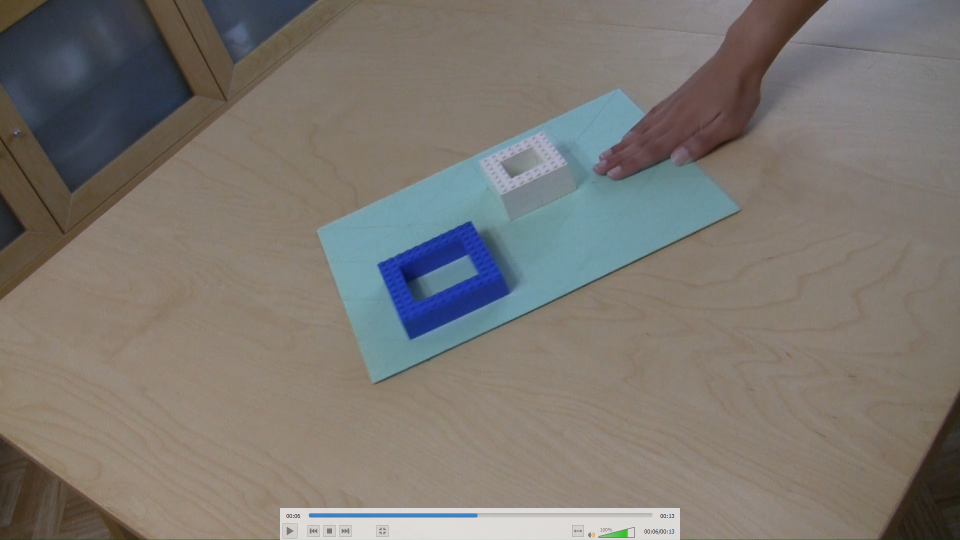
%> input picture editing/tst/Capture1.png, 1920 x 1080 px (shown at 1/2 size)
$ octave testReplaceContent.m   (GNU Octave 9; MATLAB toolbox functions it lacks are replaced by stand-ins)
%> lines starting %> are read from the running program, lines starting %| are printed output that depends on the picture; in (x1, y1, x2, y2) boxes, pixels count from 0 and x2, y2 are one past the last pixel; in counts of white or black regions, pixels touching at a corner belong together; the program's own positions count from 1
%> further down, frame is the input picture: size 1080x1920x3 uint8; mean R, G, B 123.8, 118.9, 112.9
### editing/findHandMask.m
function mask = findHandMask(frame)
%FINDHANDMASK Summary of this function goes here
%   Detailed explanation goes here

    YCbCr = rgb2ycbcr(frame);
%> YCbCr: size 1080x1920x3 uint8; mean of channels 1, 2, 3 118.8, 124.7, 130.6
    Cr = YCbCr(:, :, 3);
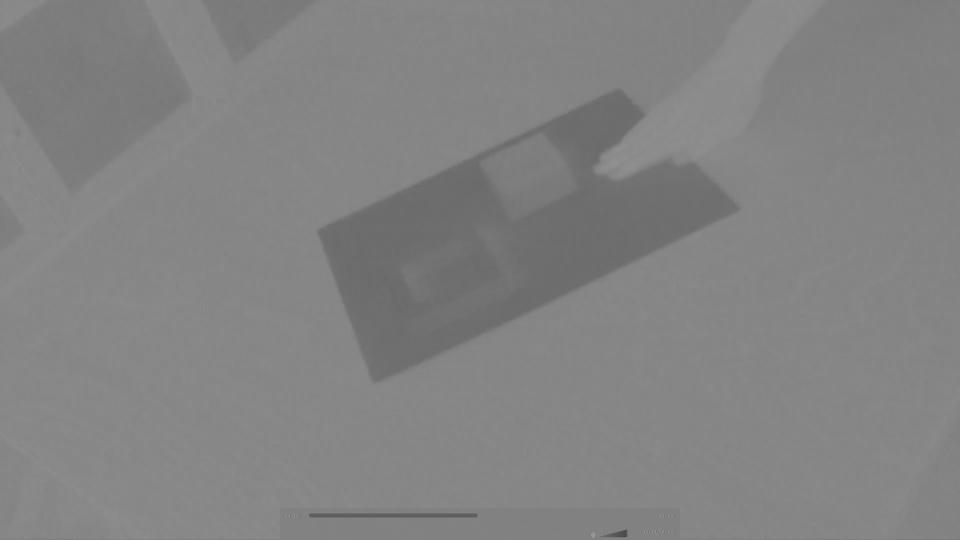
%> Cr: size 1080x1920 uint8 (shown at 1/2 size); min 73, max 175, mean 130.6

    mask = double(Cr > 123);
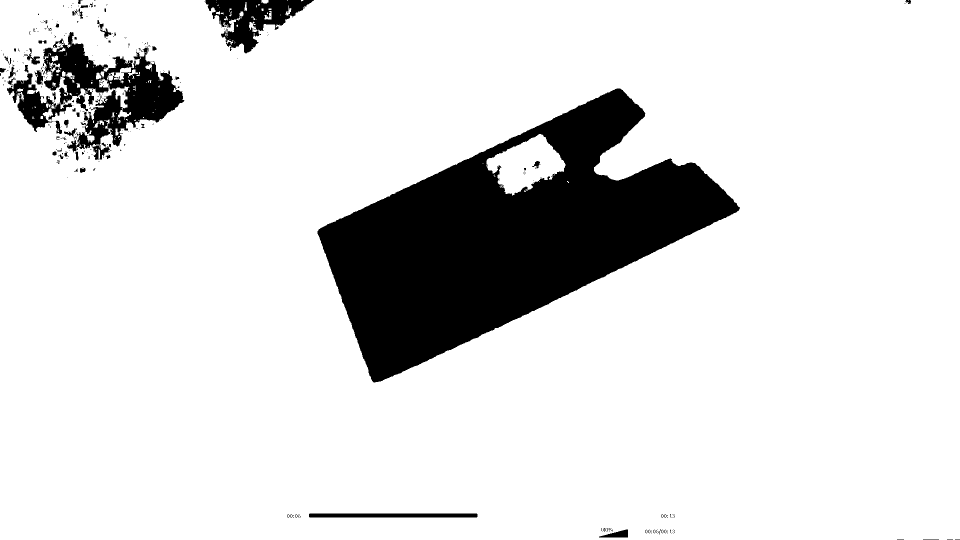
%> mask: size 1080x1920 double (shown at 1/2 size); values 0 (black) and 1 (white), 86.9% white; 330 black regions (280 under 20 px), largest, box (x1, y1, x2, y2) and area: (635, 177, 1480, 765) 221521, (14, 64, 368, 320) 31648, (411, 0, 628, 107) 10229

end

### editing/deterH.m
function H = deterH(cornersSrc, cornersDest)
%> called with cornersSrc = [1 1 320 320; 1 320 320 1]
%DETERH D閠ermine la transformation H
%   H est la transformation qui pour chaque coordon閑 dans l'image source
%   donne sa coordon閑 dans l'image destination ; en particulier :
%
%       A1, B1, C1, D1 = cornersSrc
%       A2, B2, C2, D2 = cornersDest
%
%       A2 = H x A1
%       B2 = H x B1
%       C2 = H x C1
%       D2 = H x D1

    n = size(cornersSrc, 2);
    if size(cornersDest, 2) ~= n
        error('Pas le m阭e nombre de points !');
    end

    A = zeros(2*n, 8);
    B = reshape(cornersDest, 2*n, 1);

    for k = 0:n-1
        P = cornersSrc(:, k+1);
        P_ = cornersDest(:, k+1);
        x1 = P(1);
        y1 = P(2);
        x2 = P_(1);
        y2 = P_(2);

        A(2*k+1, :) = [ x1, y1, 1,  0,  0, 0, -x1*x2, -y1*x2 ];
        A(2*k+2, :) = [  0,  0, 0, x1, y1, 1, -x1*y2, -y1*y2 ];
    end

    X = A \ B;
    %H = reshape([ X ; 1 ], 3, 3);
    H = zeros(3, 3);
    H(1, 1) = X(1);
    H(1, 2) = X(2);
    H(1, 3) = X(3);
    H(2, 1) = X(4);
    H(2, 2) = X(5);
    H(2, 3) = X(6);
    H(3, 1) = X(7);
    H(3, 2) = X(8);
    H(3, 3) = 1;

end

### editing/replaceContent.m
function img = replaceContent(corners4, destFrame, srcContent, handNonReplacementMask, additionalMask)
%REPLACECONTENT Remplace le contenu du quadrilatère A2 B2 C2 D2
%   Le quadrilatère de destination est délimité par les angles `corner4`
%   qui sont des coordonées dans destFrame.
%
%   Calcule de la transformation pour aller vers ce quadrilatère.
%   Pour chaque pixel de destFrame, on calcule des coordonées.
%   Si ces coordonées corespondes à un pixel dans l'image à intégrer
%   srcContent, on prend ce pixel.
%
%   `nonReplacementMask` permet de définire un mask des pixels à ne pas
%   remplacer. S'il vaut 'false', il n'est pas utilisé.
%
%   `additionalMask` est un mask additionnel valant 0 partout où on ne veut
%   pas effectuer les calculs.

    % déterminer l'homographie
    [ w, h ] = size(srcContent);
    A1 = [ 1 1 ];
    B1 = [ 1 w ];
    C1 = [ h w ];
    D1 = [ h 1 ];
    M = [ A1' B1' C1' D1' ];
    H = deterH(M, corners4);
    %H_1 = inv(H);

    %img = destFrame;
    %[ w_, h_, ~ ] = size(destFrame);

    minX = floor(min(corners4(1,:)));
    maxX = ceil(max(corners4(1,:)));
    minY = floor(min(corners4(2,:)));
    maxY = ceil(max(corners4(2,:)));

    [ X, Y ] = meshgrid(minX:maxX, minY:maxY);
    X = X(:);
    Y = Y(:);

    IJs = H \ [ X Y ones((maxX-minX+1)*(maxY-minY+1), 1) ]';
    X = X';
    Y = Y';

    s = IJs(3, :);
    I = round(IJs(1, :) ./ s);
    J = round(IJs(2, :) ./ s);

    isInContent = (1 <= I & I <= w) & (1 <= J & J <= w);
    ok = isInContent;

    I = I(ok);
    J = J(ok);
    X = X(ok);
    Y = Y(ok);

    idx = linearIndices(size(srcContent), I, J); % dans source
    idx_ = linearIndices(size(destFrame), X, Y); % dans destination

    isOnHand = ismember(idx_, find(handNonReplacementMask)); % indicesNop
%> isOnHand = 241362 logical values, 23295 true
    isInRect = (w * 1/8 < I & I <= w * 2/3) & (h * 3/4 < J & J <= h * 1);

    okk = ~isInRect | ~isOnHand;
%> okk = 241362 logical values, 229301 true

    idx = idx(okk);
    idx_ = idx_(okk);

% [5 lines of commented-out code are left out]

    R_ = destFrame(:, :, 1);
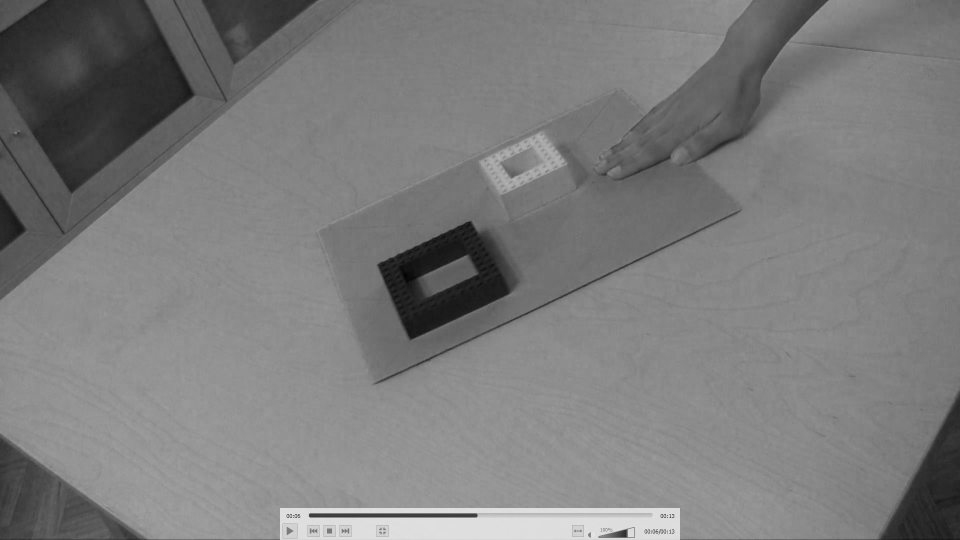
%> R_: size 1080x1920 uint8 (shown at 1/2 size); min 0, max 234, mean 123.8
    G_ = destFrame(:, :, 2);
    B_ = destFrame(:, :, 3);
    R = srcContent(:, :);
    G = srcContent(:, :);
    B = srcContent(:, :);

    R_(idx_) = R(idx);
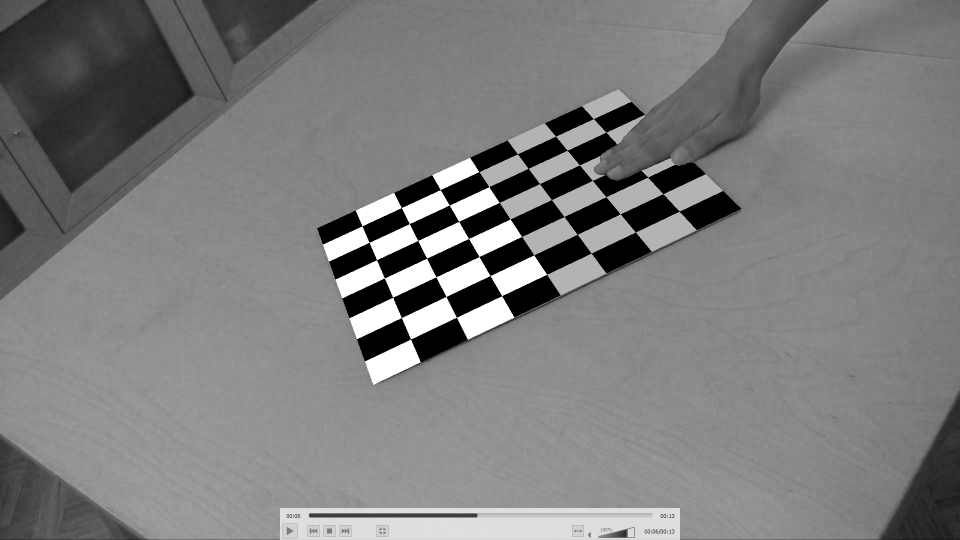
%> R_: size 1080x1920 uint8 (shown at 1/2 size); 11.06% of pixels changed, all inside (x1, y1, x2, y2) = (634, 179, 1482, 770)
    G_(idx_) = G(idx);
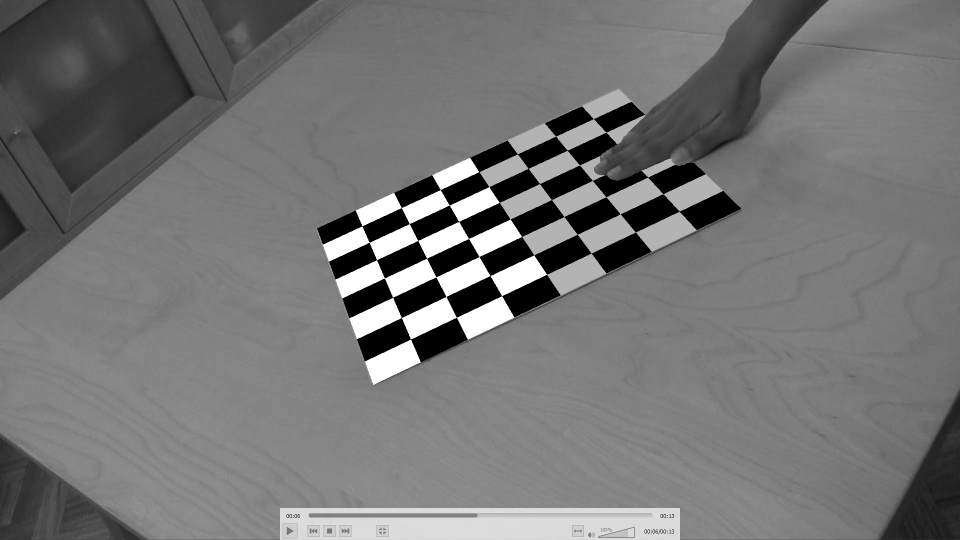
%> G_: size 1080x1920 uint8 (shown at 1/2 size); min 0, max 255, mean 115.9
    B_(idx_) = B(idx);
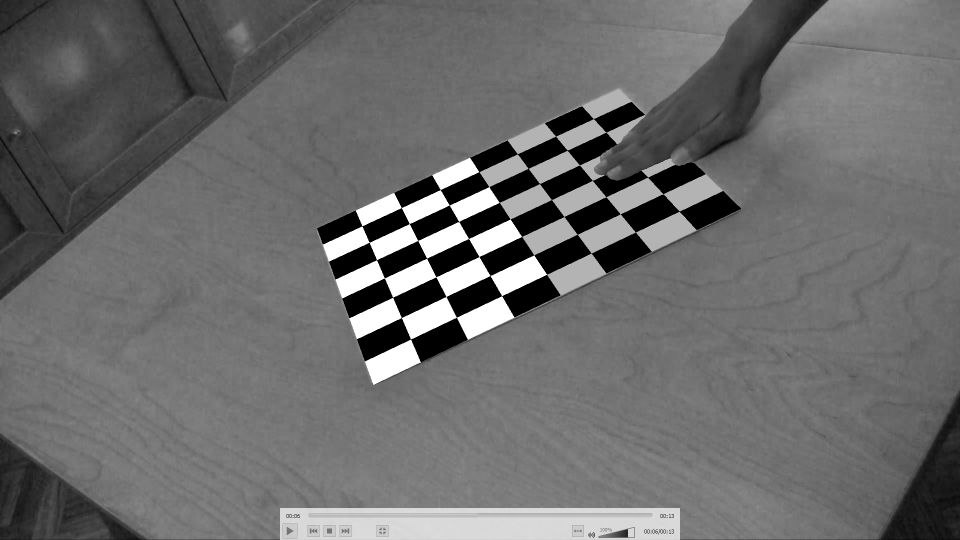
%> B_: size 1080x1920 uint8 (shown at 1/2 size); min 0, max 255, mean 107.7
    img = cat(3, R_, G_, B_);
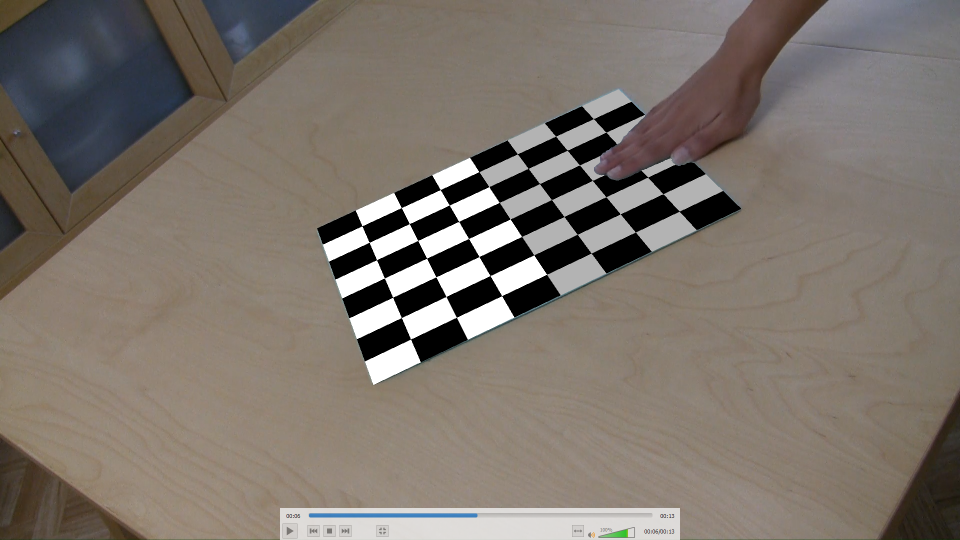
%> img: size 1080x1920x3 uint8 (shown at 1/2 size); mean R, G, B 124.6, 115.9, 107.7

end

### editing/getContent.m
function img = getContent(frameN)
%GETCONTENT Retourne le contenu à incruster en frame N
%   L'image retournée est en RGB_888.

    img = checkerboard(40) .* 255;

end

### editing/linearIndices.m
function ndx = linearIndices(siz, v1, v2)
%LINEARINDICES Summary of this function goes here
%   Detailed explanation goes here

    ndx = double(v1) + (double(v2) - 1).*siz(1);

end

### editing/testReplaceContent.m
clc, clear, close all;


frame = imread('./tst/Capture1.PNG');
%figure, imshow(frame);
A2 = [457.250000000000 635.750000000000];%getPoint();
B2 = [1.797500000000003e+02 1.237250000000000e+03];%getPoint();
C2 = [4.182500000000002e+02 1.481750000000000e+03];%getPoint();
D2 = [7.692500000000001e+02 7.482500000000001e+02];%getPoint();
M2 = [ A2' B2' C2' D2' ];

content = getContent(1);
mask = findHandMask(frame);

result = replaceContent(M2, frame, content, mask, ones(size(mask)));

figure, imshow(result);

$ run again, with editing/tst/Capture2.png copied over editing/tst/Capture1.png
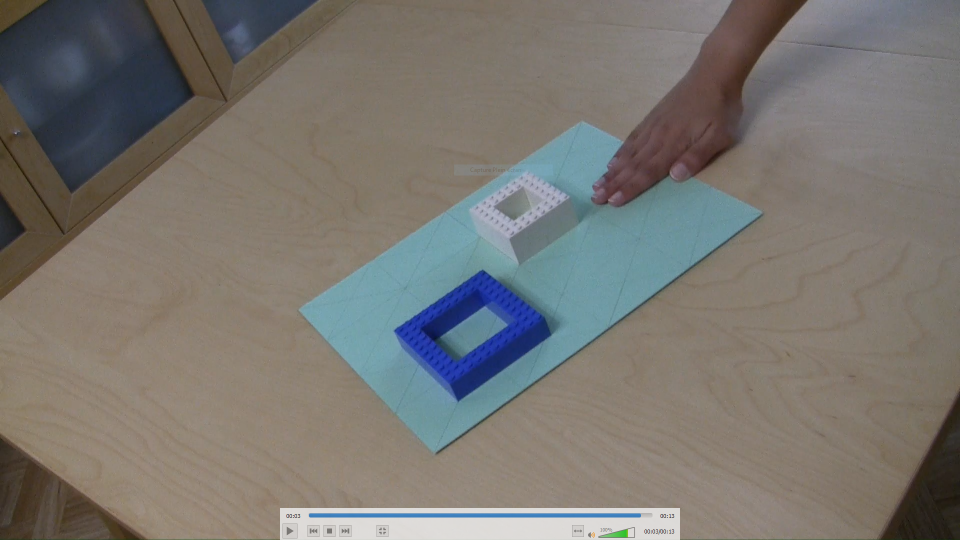
%> input picture editing/tst/Capture2.png, 1920 x 1080 px (shown at 1/2 size)
%> frame is the input picture: size 1080x1920x3 uint8; mean R, G, B 120.9, 117.6, 112.2
%> YCbCr: size 1080x1920x3 uint8; mean of channels 1, 2, 3 117.4, 125.2, 129.8
%> in findHandMask, `mask = double(Cr > 123);`:
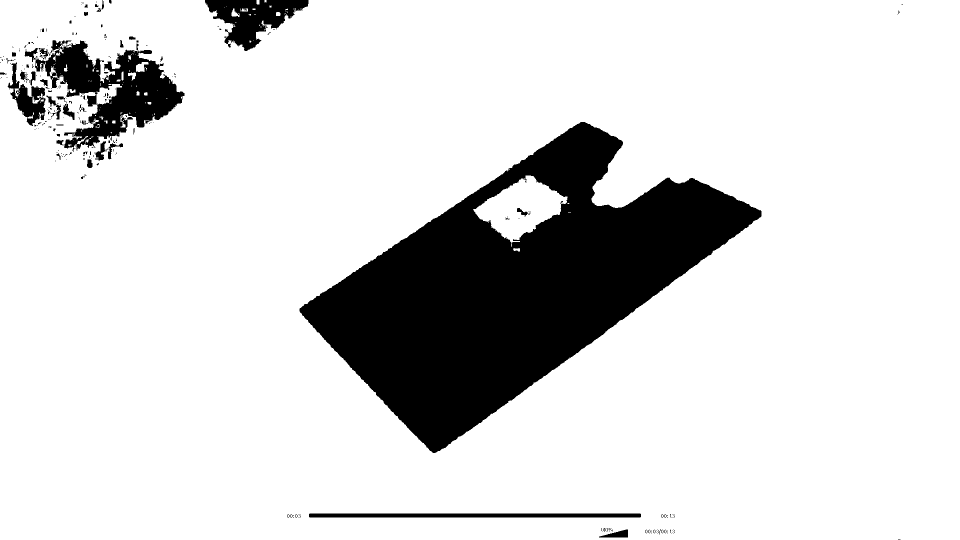
%> mask: size 1080x1920 double (shown at 1/2 size); values 0 (black) and 1 (white), 85% white; 281 black regions (234 under 20 px), largest, box (x1, y1, x2, y2) and area: (599, 244, 1523, 906) 259579, (70, 80, 369, 298) 27755, (410, 0, 617, 102) 10376
%> isOnHand = 241362 logical values, 83021 true
%> okk = 241362 logical values, 220699 true
%> in replaceContent, `img = cat(3, R_, G_, B_);`:
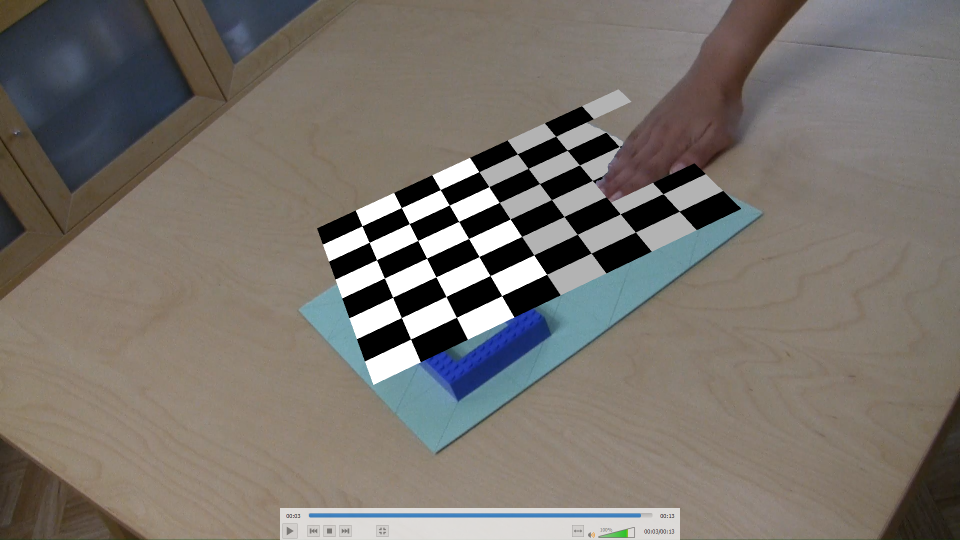
%> img: size 1080x1920x3 uint8 (shown at 1/2 size); mean R, G, B 121.1, 115.2, 108.6
